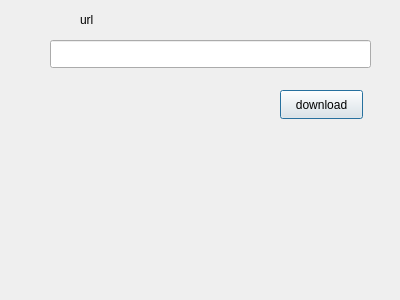
<?xml version="1.0" encoding="UTF-8"?>
<ui version="4.0">
 <class>DownloadWindow</class>
 <widget class="QDialog" name="DownloadWindow">
  <property name="geometry">
   <rect>
    <x>0</x>
    <y>0</y>
    <width>400</width>
    <height>300</height>
   </rect>
  </property>
  <property name="windowTitle">
   <string>Dialog</string>
  </property>
  <widget class="QLineEdit" name="urlLineEdit">
   <property name="geometry">
    <rect>
     <x>50</x>
     <y>40</y>
     <width>321</width>
     <height>28</height>
    </rect>
   </property>
  </widget>
  <widget class="QPushButton" name="downloadButton">
   <property name="geometry">
    <rect>
     <x>280</x>
     <y>90</y>
     <width>83</width>
     <height>29</height>
    </rect>
   </property>
   <property name="text">
    <string>download</string>
   </property>
  </widget>
  <widget class="QLabel" name="label">
   <property name="geometry">
    <rect>
     <x>80</x>
     <y>10</y>
     <width>63</width>
     <height>20</height>
    </rect>
   </property>
   <property name="text">
    <string>url</string>
   </property>
  </widget>
 </widget>
 <resources/>
 <connections/>
</ui>
